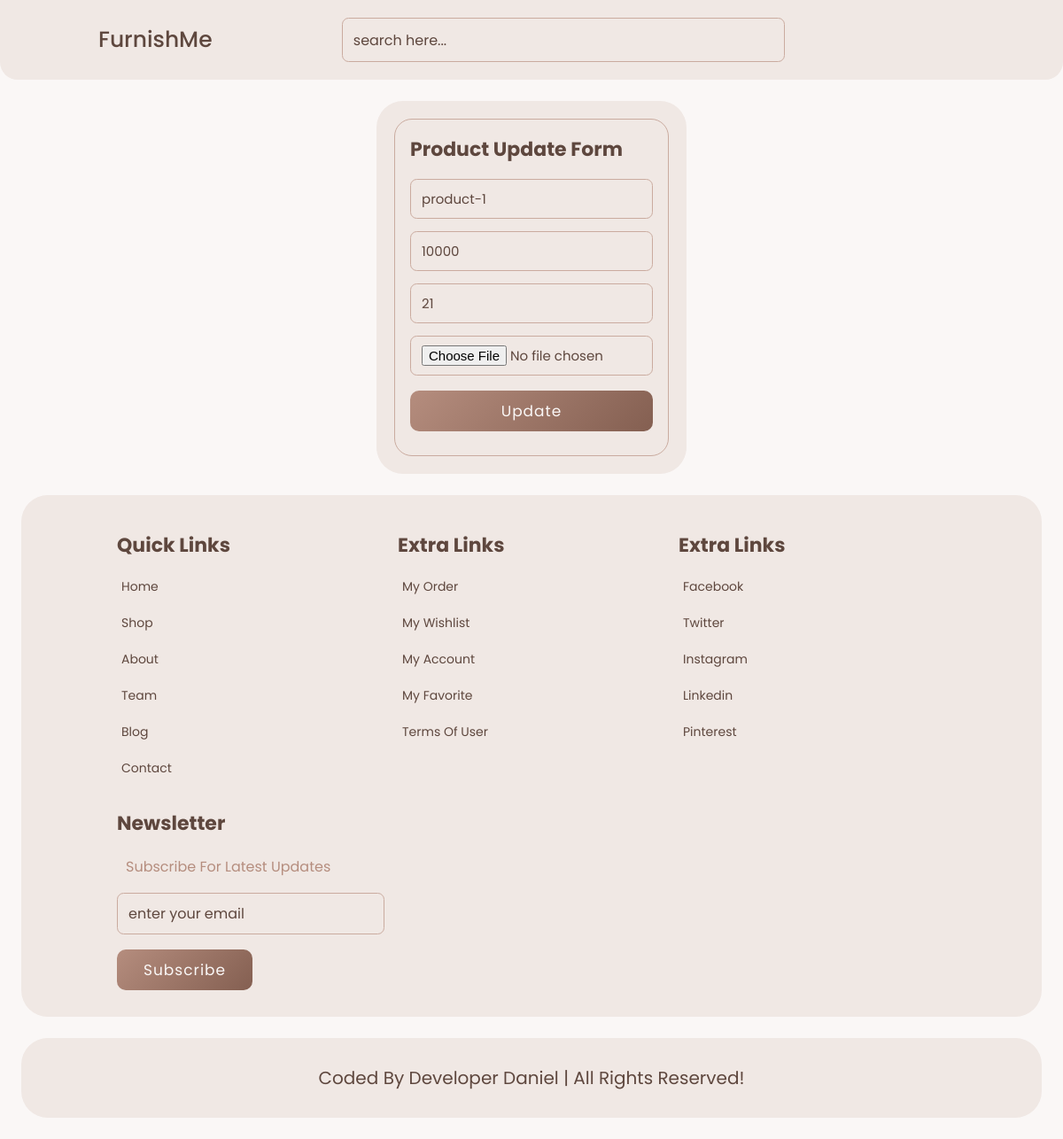
The app's page /product_update.php?id=1 with its own data.
### tables this page shows
CREATE TABLE `products` (
  `id` int(11) NOT NULL,
  `name` varchar(50) NOT NULL,
  `price` int(50) NOT NULL,
  `image` varchar(100) NOT NULL,
  `quantity` int(11) NOT NULL,
  `create_at` varchar(100) NOT NULL
);

### product_update.php (the view, shortened to what this page needs)
<!DOCTYPE html>
<html lang="en">
<head>
    <?php include('components/css.php'); ?>
</head>
<body>
    <?php include('components/header.php'); ?>
    <?php
    include('components/connection.php');
    $id = $_GET['id'];
    $data = "SELECT * FROM products WHERE id=$id";
    $raw_data = $connection->query($data);
    $old_data = mysqli_fetch_array($raw_data);
    ?>
    <div class="register-form">
        <form method="POST" enctype="multipart/form-data">
            <h3>Product Update Form</h3>
            <input type="text" name="name" value="<?php echo $old_data['name'] ?>"
             placeholder="Enter your product name"  class="box" required>
            <input type="number" name="price" value="<?php echo $old_data['price'] ?>"
            placeholder="Enter your price"  class="box" required>
            <input type="number" name="quantity" value="<?php echo $old_data['quantity'] ?>"
            placeholder="Enter your quantity"  class="box" required>
            <input type="file" name="image" class="box" required>
            <input type="submit" name="submit" value="Update" class="btn">
        </form>
    </div>
    <?php include('components/footer.php'); ?>
</body>
</html>

### css/style.css (style rules this page uses)
* { font-family: 'Poppins', sans-serif; margin: 0; padding: 0; box-sizing: border-box; outline: none; border: none; text-decoration: none; text-transform: capitalize; transition: .2s linear; }
body { background-color: #faf7f6; }
html { font-size: 62.5%; overflow-x: hidden; scroll-behavior: smooth; }
.btn { display: inline-block; margin-top: 1rem; padding: 1rem 3rem; font-size: 1.7rem; letter-spacing: 1px; background: linear-gradient(135deg, #b58d7e, #845f51); color: #faf7f6; cursor: pointer; border-radius: 1rem; }
.register-form { width: 35rem; background: #f0e8e4; padding: 2rem; margin: 2% auto; border-radius: 3rem; display: flex; align-items: center; justify-content: center; }
.register-form form { padding: 1.7rem; border: 0.1rem solid #caab9f; border-radius: 2rem; }
.register-form form h3 { font-size: 2.2rem; padding-bottom: 1rem; color: #5e473e; }
.register-form form .box { width: 100%; text-transform: none; font-size: 1.5rem; color: #5e473e; padding: 1rem 1.2rem; border: .1rem solid #caab9f; margin: .7rem 0; border-radius: .75rem; background: transparent; }
.register-form form .box::placeholder { color: #845f51; }
.register-form form .btn { width: 100%; margin: 1rem 0; text-align: center; }

### records on screen
products: name "product-1", price "10000", quantity "21"
